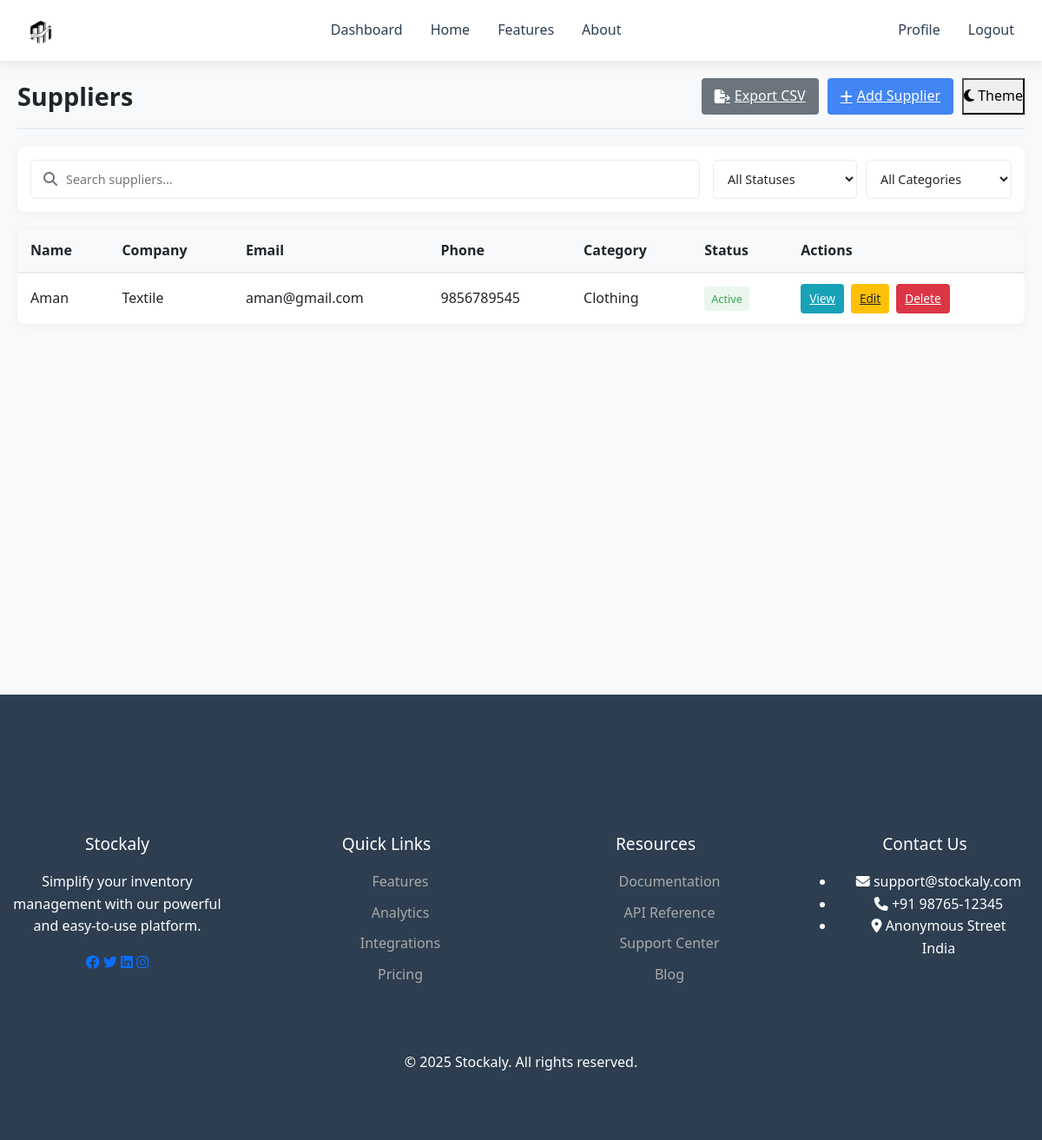
Screenshot of /suppliers/suppliers/ (signed in) with the database file from the repository.
### suppliers/models.py (models this page shows, shortened)
class Supplier(models.Model):
    CATEGORY_CHOICES = [
        ('electronics', 'Electronics'),
        ('clothing', 'Clothing'),
        ('food', 'Food & Beverages'),
        ('office', 'Office Supplies'),
        ('furniture', 'Furniture'),
        ('raw_materials', 'Raw Materials'),
        ('other', 'Other'),
    ]
    STATUS_CHOICES = [
        ('active', 'Active'),
        ('inactive', 'Inactive'),
        ('pending', 'Pending Approval'),
        ('blacklisted', 'Blacklisted'),
    ]
    name = models.CharField(max_length=100)
    company = models.CharField(max_length=100)
    email = models.EmailField()
    phone = models.CharField(max_length=20)
    address = models.TextField()
    city = models.CharField(max_length=50)
    state = models.CharField(max_length=50)
    zip_code = models.CharField(max_length=20)
    country = models.CharField(max_length=50)
    category = models.CharField(max_length=20, choices=CATEGORY_CHOICES, default='other')
    status = models.CharField(max_length=20, choices=STATUS_CHOICES, default='active')
    website = models.URLField(blank=True, null=True)
    notes = models.TextField(blank=True, null=True)
    date_added = models.DateTimeField(auto_now_add=True)
    last_updated = models.DateTimeField(auto_now=True)

### suppliers/views.py (the view)
# urls.py: path('suppliers/', views.supplier_list, name='supplier_list'),
@login_required
def supplier_list(request):
    suppliers = Supplier.objects.all().order_by('name')
    search_query = request.GET.get('search', '')
    if search_query:
        suppliers = suppliers.filter(name__icontains=search_query) | suppliers.filter(company__icontains=search_query)
    status_filter = request.GET.get('status', '')
    if status_filter:
        suppliers = suppliers.filter(status=status_filter)
    category_filter = request.GET.get('category', '')
    if category_filter:
        suppliers = suppliers.filter(category=category_filter)
    context = {
        'suppliers': suppliers,
        'search_query': search_query,
        'status_filter': status_filter,
        'category_filter': category_filter,
    }
    return render(request, 'suppliers/supplier_list.html', context)

### suppliers/templates/suppliers/supplier_list.html (shortened to what this page needs)
{% extends 'suppliers/base.html' %}
{% block supplier_content %}
<div class="supplier-header">
    <h1 class="supplier-title">Suppliers</h1>
    <div class="supplier-actions">
        <a href="{% url 'export_suppliers_csv' %}" class="export-btn">
            <i class="fas fa-file-export"></i> Export CSV
        </a>
        <a href="{% url 'add_supplier' %}" class="add-btn">
            <i class="fas fa-plus"></i> Add Supplier
        </a>
        <button id="themeToggle" class="theme-toggle">
            <i class="fas fa-moon"></i> Theme
        </button>
    </div>
</div>
<div class="search-filter-container">
    <form method="GET" action="" class="search-box">
        <i class="fas fa-search"></i>
        <input type="text" name="search" placeholder="Search suppliers..." value="{{ search_query }}">
    </form>
    <div class="filter-options">
        <select name="status" id="status_filter" class="filter-select" onchange="updateFilters()">
            <option value="">All Statuses</option>
        </select>
        <select name="category" id="category_filter" class="filter-select" onchange="updateFilters()">
            <option value="">All Categories</option>
        </select>
    </div>
</div>
<div class="supplier-table-container">
    {% if suppliers %}
    <table class="supplier-table">
        <thead>
            <tr>
                <th>Name</th>
                <th>Company</th>
                <th>Email</th>
                <th>Phone</th>
                <th>Category</th>
                <th>Status</th>
                <th>Actions</th>
            </tr>
        </thead>
        <tbody>
            {% for supplier in suppliers %}
            <tr>
                <td>{{ supplier.name }}</td>
                <td>{{ supplier.company }}</td>
                <td>{{ supplier.email }}</td>
                <td>{{ supplier.phone }}</td>
                <td>{{ supplier.get_category_display }}</td>
                <td>
                    <span class="status-badge status-{{ supplier.status }}">
                        {{ supplier.get_status_display }}
                    </span>
                </td>
                <td class="item-actions">
                    <a href="{% url 'supplier_detail' supplier.id %}" class="action-btn view-btn">View</a>
                    <a href="{% url 'edit_supplier' supplier.id %}" class="action-btn edit-btn">Edit</a>
                    <a href="{% url 'delete_supplier' supplier.id %}" class="action-btn delete-btn">Delete</a>
                </td>
            </tr>
            {% endfor %}
        </tbody>
    </table>
    {% else %}
    <div class="empty-state">
        <i class="fas fa-building"></i>
        <h3>No suppliers found</h3>
        <p>Add your first supplier to get started.</p>
    </div>
    {% endif %}
</div>
{% endblock %}

### inventory/static/css/final.css (style rules this page uses)
* { margin: 0; padding: 0; box-sizing: border-box; font-family: 'Segoe UI', Tahoma, Geneva, Verdana, sans-serif; }
body { background: linear-gradient(135deg, #f5f7fa 0%, #c3cfe2 100%); overflow-x: hidden; }
:root { --primary: #3498db; --secondary: #2980b9; --accent: #e74c3c; --dark: #2c3e50; --light: #ecf0f1; --success: #2ecc71; }
body { background-color: #f5f7fa; color: #333; line-height: 1.6; }

### suppliers/templates/suppliers/base.html (style rules this page uses)
:root { --primary-color: #4285f4; --secondary-color: #3367d6; --accent-color: #34a853; --light-bg: #f8f9fa; --light-card-bg: #ffffff; --light-text: #212529; --light-border: #e9ecef; --light-hover: #f1f3f5; --dark-bg: #121212; --dark-card-bg: #1e1e1e; --dark-text: #e9ecef; --dark-border: #2d2d2d; --dark-hover: #2d2d2d; --shadow-light: 0 2px 10px rgba(0,0,0,0.05); --shadow-dark: 0 2px 10px rgba(0,0,0,0.3); --success-color: #34a853; --warning-color: #fbbc05; --danger-color: #ea4335; --info-color: #4285f4; }
body { transition: background-color 0.3s ease, color 0.3s ease; }
.supplier-header { display: flex; justify-content: space-between; align-items: center; margin-bottom: 20px; margin-top: 70px; padding-bottom: 15px; border-bottom: 2px solid var(--light-border); transition: border-color 0.3s ease; }
.supplier-title { font-size: 1.8rem; font-weight: 700; color: var(--light-text); margin: 0; transition: color 0.3s ease; }
.supplier-actions { display: flex; gap: 10px; }
.search-filter-container { display: flex; flex-wrap: wrap; gap: 15px; margin-bottom: 20px; padding: 15px; background-color: var(--light-card-bg); border-radius: 8px; box-shadow: var(--shadow-light); transition: background-color 0.3s ease, box-shadow 0.3s ease; }
.search-box { flex: 1; min-width: 250px; position: relative; }
.search-box input { width: 100%; padding: 10px 15px 10px 40px; border: 1px solid var(--light-border); border-radius: 5px; font-size: 0.9rem; background-color: var(--light-card-bg); color: var(--light-text); transition: all 0.3s ease; }
.search-box i { position: absolute; left: 15px; top: 50%; transform: translateY(-50%); color: #6c757d; }
.filter-options { display: flex; flex-wrap: wrap; gap: 10px; }
.filter-select { padding: 8px 12px; border: 1px solid var(--light-border); border-radius: 5px; background-color: var(--light-card-bg); font-size: 0.9rem; color: var(--light-text); transition: all 0.3s ease; }
.supplier-table-container { background-color: var(--light-card-bg); border-radius: 8px; box-shadow: var(--shadow-light); overflow: hidden; margin-bottom: 20px; transition: background-color 0.3s ease, box-shadow 0.3s ease; }
.supplier-table { width: 100%; border-collapse: collapse; }
.supplier-table th { background-color: var(--light-bg); color: var(--light-text); font-weight: 600; text-align: left; padding: 12px 15px; border-bottom: 2px solid var(--light-border); position: relative; cursor: pointer; transition: all 0.3s ease; }
.supplier-table td { padding: 12px 15px; border-bottom: 1px solid var(--light-border); color: var(--light-text); transition: all 0.3s ease; }
.supplier-table tr:last-child td { border-bottom: none; }
.item-actions { display: flex; gap: 8px; }
.action-btn { padding: 6px 10px; border: none; border-radius: 4px; cursor: pointer; font-size: 0.85rem; transition: all 0.2s; }
.view-btn { background-color: #17a2b8; color: white; }
.edit-btn { background-color: #ffc107; color: #212529; }
.delete-btn { background-color: #dc3545; color: white; }
.status-badge { display: inline-block; padding: 4px 8px; border-radius: 4px; font-size: 0.8rem; font-weight: 500; }
.status-active { background-color: rgba(52, 168, 83, 0.1); color: #34a853; }
.export-btn { background-color: #6c757d; color: white; border: none; border-radius: 4px; padding: 8px 15px; cursor: pointer; font-weight: 500; display: flex; align-items: center; gap: 5px; transition: all 0.2s; }
.add-btn { background-color: var(--primary-color); color: white; border: none; border-radius: 4px; padding: 8px 15px; cursor: pointer; font-weight: 500; display: flex; align-items: center; gap: 5px; transition: all 0.2s; }

### rows the page displays
Supplier: name "Aman", company "Textile", email "aman@gmail.com", phone "9856789545", category "Clothing", status "Active"
